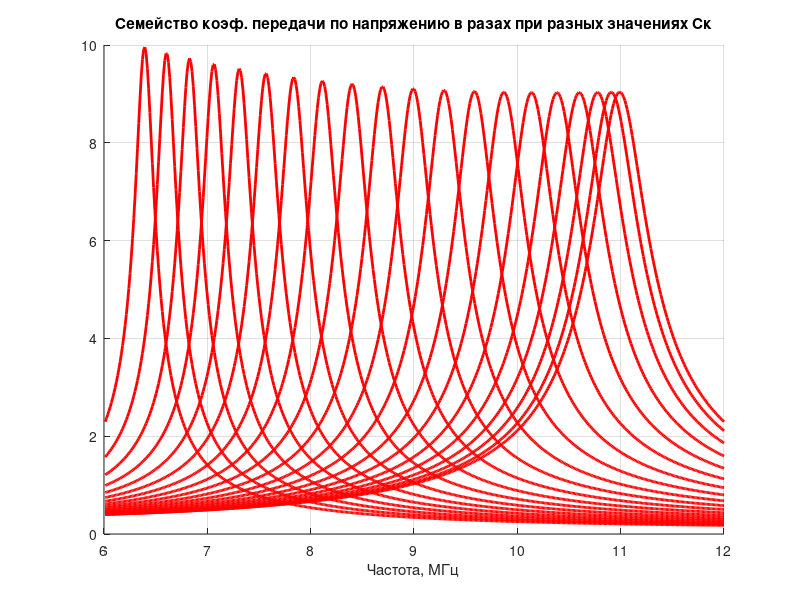
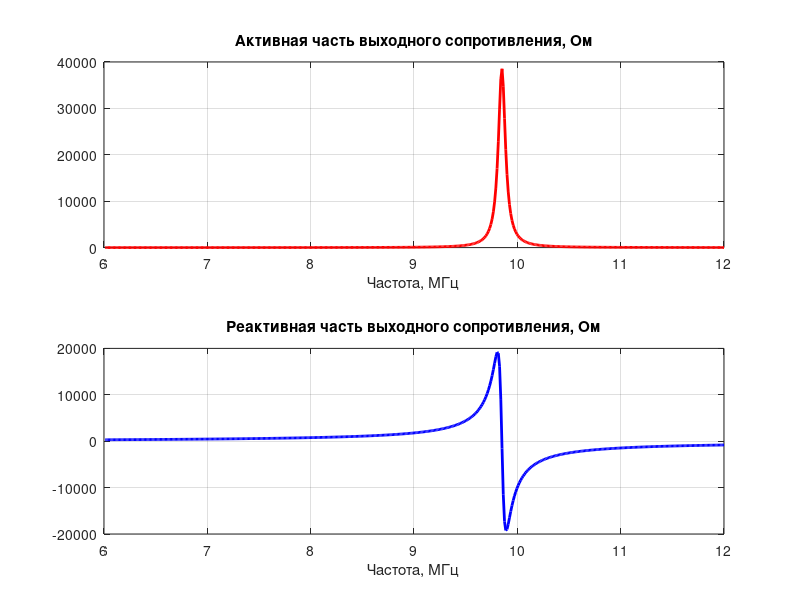

MATLAB code to generate these figures, in order:
%------------------------------------------------------------
% Алгоритм расчёта основных параметров входной цепи с
%  индуктивно-емкостной связью между контуром и антенной 
%  
% базовый элемент из В.И.Сифорова "Радиоприёмные устройства" М. 1954 г.
%  стр.35 рис.20.
% Упрощения: 
%  -идеальные L и C элементы
%  -разброс параметров не учитывается
%  -входное сопротивление транзистора как RC двухполюсник
%  -антенна замещена последовательной RC цепочкой
% Позволяет определить:
%  -изменение резонансного козффициента передачи по диапазону
%  -избирательность по зеркальному каналу
%  -выходное сопротивление каскада с учетом влияния антенны
% Основан на использовании матриц А-параметров
% Составитель Степаненко Юрий Анатольевич РТ-982  31.03.2002
%------------------------------------------------------------

clear all;
close all;

MGz=1e6;kGz=1e3;
pF=1e-12;nF=1e-9;
nHn=1e-9;mkHn=1e-6;
kOm=1e3;Om=1;
%----------------------------------------------------------
%---------- А - параметры простых элементов --------------- 
%----------------------------------------------------------
%  MR=[1 R ; 0 1];      %Последовательный резистор
%  ML=[1 p*L ; 0 1];     %Последовательная индуктивность
%  MC=[1 1/(p*C) ; 0 1]; %Последовательный конденсатор
%
%  MRh=[1 0 ; 1/R 1];    %Параллельный резистор
%  MLh=[1 0 ; 1/(p*L) 1]; %Параллельная индуктивность
%  MCh=[1 0 ; p*C 1];    %Параллельный конденсатор
%----------------------------------------------------------

%------Параметры элементов схемы --------------------------
Ra=20*Om; Ca=150*pF; % Параметры антенны
Lt1=20*mkHn;Lt2=6*mkHn;kc=0.3;%Индуктивности обмоток и коэф. связи
Csv=10*pF;% Ёмкость связи
Mt=kc*sqrt(Lt1*Lt2);% Взаимная индуктивность обмоток трансформатора
Ckmin=20*pF;Ckmax=100*pF;lenC=20;dCk=(Ckmax-Ckmin)/lenC; % Возможности КПЕ
fmin=6*MGz;fmax=12*MGz;% Исследуемый диапазон частот
lenF=500; %Размерность массивов результатов
Rtr=10000*Om;Ctr=10*pF;% Входное сопротивление транзистора (R и C соединяются параллельно)
%----------------------------------------------------------
df=round((fmax-fmin)/lenF); %Шаг по частоте

   
for k=1:lenF,
   f=fmin+k*df;
   F(k)=f/MGz;
   w=2*pi*f;
   p=j*w;
%---------Частотно-зависимые элементы ---------------------  
%====== Y- параметры для трансформатора со встречным включением обмоток
   Mtrn=[p*Lt2/(-p*Mt*p*Mt+p*p*Lt1*Lt2)  p*Mt/(-p*Mt*p*Mt+p*p*Lt1*Lt2) ;
            p*Mt/(-p*Mt*p*Mt+p*p*Lt1*Lt2)   p*Lt1/(-p*Mt*p*Mt+p*p*Lt1*Lt2)]; 
 %===== Y-параметры для конденсатора связи Сsv ======================
   MCsv=[1 1/(p*Csv) ; 0 1]; %Последовательный конденсатор
   A=MCsv;
   DA=A(1,1)*A(2,2)-A(1,2)*A(2,1);
   Y(1,1)=A(2,2)/A(1,2);
   Y(1,2)=-DA/A(1,2);
   Y(2,1)=-1/A(1,2);
   Y(2,2)=A(1,1)/A(1,2);
   MCsv=Y;
   MEk=Mtrn+MCsv; % Поэлементное сложение матриц Y-параметров
 
 %====== Перевод эквивалентного четырёхполюсника из Y в А-параметры
   Y=MEk;
   DY=Y(1,1)*Y(2,2)-Y(1,2)*Y(2,1);
   A(1,1)=-Y(2,2)/Y(2,1);
   A(1,2)=-1/Y(2,1);
   A(2,1)=-DY/Y(2,1);
   A(2,2)=-Y(1,1)/Y(2,1);
   MEk=A;
 %====Сопротивление антены=============================
   MRa=[1 Ra ; 0 1];      %Последовательный резистор
   MCa=[1 1/(p*Ca) ; 0 1]; %Последовательный конденсатор
   MAnt=MRa*MCa;
   Zvx=Ra+1/(p*Ca);
 %====Сопротивление транзистора========================
   Zn=1/(p*Ctr+1/Rtr);
 %=====================================================
  for n=1:lenC,
     Ck=Ckmin+(n*n/lenC)*dCk;
 
     MCkh=[1 0 ; p*Ck 1];    %Параллельный конденсатор
     MU=MEk*MCkh;% Для расчёта выходного сопротивления
     MU1=MAnt*MU;% Для расчёта коэффициента передачи по напряжению
 
 %------ Расчёт частотных параметров четырёхполюсника -----------------
     Ku(n,k)=abs(Zn/(MU1(1,1)*Zn+MU1(1,2)));%Коэффициент передачи (по напряжению) четырёхполюсника,нагруженного на Zn 
 %lgKu(k)=20*log10(abs(Ku(k)));
     if n==round(lenC/2),
       Zvjxod(k)=(MU(2,2)*Zvx+MU(1,2))/(MU(1,1)+MU(2,1)*Zvx); % Выходное сопротивление чатырёхполюсника (Ck=(Ckmax-Ckmin)/2)
     end;
%---------------------------------------------------------------------
  end;
end;

h = figure(1);
hold on
for n=1:lenC,
  plot(F,Ku(n,:), 'r',  'LineWidth' , 2);
end;
grid on;
zoom on;
title('Семейство коэф. передачи по напряжению в разах при разных значениях Ск');
xlabel('Частота, MГц');
saveas(h,'RIs012','jpg');



h = figure(3);
subplot(2,1,1);
plot(F,real(Zvjxod),'r',  'LineWidth' , 2);
grid on;
zoom on;
title('Активная часть выходного сопротивления, Ом');
xlabel('Частота, MГц');


subplot(2,1,2),
plot(F,imag(Zvjxod),'b',  'LineWidth' , 2);
grid on;
zoom on;
title('Реактивная часть выходного сопротивления, Ом');
xlabel('Частота, MГц');
saveas(h,'RIs013','jpg');

%figure(4),rotate3d,view,
%surfc(Ku),shading interp;






